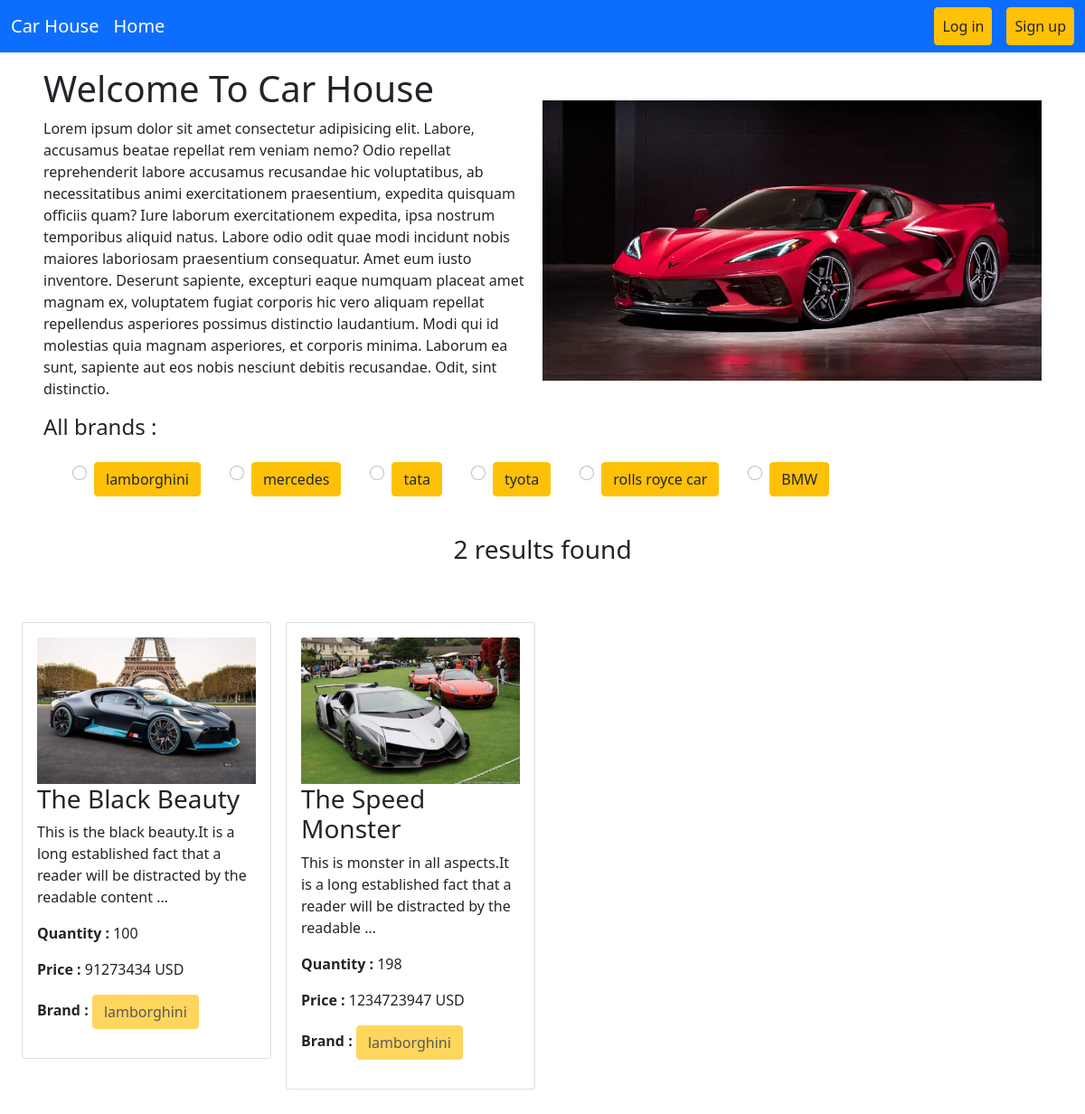
/cars/lamborghini/, run on the app's committed database.
### brands/models.py (models this page shows)
class Brands(models.Model):
    name = models.CharField(max_length=100)
    slug = models.SlugField(max_length=100)
    def __str__(self) -> str:
        return self.name

### cars/models.py (models this page shows, shortened)
class Car(models.Model):
    title = models.CharField(max_length=100)
    description = models.TextField()
    price = models.IntegerField()
    quantity = models.IntegerField(null=True)
    image = models.ImageField(upload_to="uploads/")
    brand = models.ForeignKey(Brands, on_delete=models.CASCADE)

### car_sales_project/views.py (the view)
# urls.py: path('', views.home, name='home'),
def home(request, brand_slug = None):
    cars = Car.objects.all()
    if brand_slug is not None:
        brand = Brands.objects.get(slug = brand_slug)
        cars = Car.objects.filter(brand = brand)
    brands = Brands.objects.all()
    return render(request, './home.html', {'cars':cars, 'brands':brands})

### templates/home.html (shortened to what this page needs)
{% extends "base.html" %}
{% load static %}
{% block content %}
<div class="d-flex flex-wrap px-5 pt-3 align-items-center">
  <div class="col-6">
    <h1>Welcome To Car House</h1>
    <p>
      Lorem ipsum dolor sit amet consectetur adipisicing elit. Labore, accusamus
      beatae repellat rem veniam nemo? Odio repellat reprehenderit labore
      accusamus recusandae hic voluptatibus, ab necessitatibus animi
      exercitationem praesentium, expedita quisquam officiis quam? Iure laborum
      exercitationem expedita, ipsa nostrum temporibus aliquid natus. Labore
      odio odit quae modi incidunt nobis maiores laboriosam praesentium
      consequatur. Amet eum iusto inventore. Deserunt sapiente, excepturi eaque
      numquam placeat amet magnam ex, voluptatem fugiat corporis hic vero
      aliquam repellat repellendus asperiores possimus distinctio laudantium.
      Modi qui id molestias quia magnam asperiores, et corporis minima. Laborum
      ea sunt, sapiente aut eos nobis nesciunt debitis recusandae. Odit, sint
      distinctio.
    </p>
  </div>
  <div class="col-6">
    <img
      src="{% static './images/wallpaper.jpg' %}"
      style="width: 100%; margin: auto"
      alt="Photo"
    />
  </div>
</div>
<h4 class="mx-5">All brands :</h4>
<div class="bg-white mx-5 p-3 d-flex text-center">
  {% for brand in brands %}
  <div class="form-check mx-3">
    <input
      class="form-check-input"
      type="radio"
      name="brand"
      id="{{brand.id}}"
    />
    <label class="form-check-label" for="{{brand.id}}">
      <a
        href="{% url 'brand_wise_filtering' brand.slug %}"
        class="text-decoration-none text-dark btn btn-warning"
        >{{brand.name}}</a
      >
    </label>
  </div>
  {% endfor %}
</div>
<div class="p-3">
  <h3 class="justify-content-center text-center pt-2">
    {{cars|length}} results found
  </h3>
  <div class="d-flex flex-wrap pt-5">
    {% for car in cars %}
    <div class="col-sm-3">
      <div class="card m-2">
        <div class="card-body">
          <img src="{{car.image.url}}" class="card-img-top" alt="Photo" />
          <h3 class="card-title"><a href="{% url 'cardetails' car.id %}" class="text-decoration-none text-dark">{{car.title}}</a></h3>
          <p class="card-text">{{car.description|truncatewords:20}}</p>
          <p class="card-text"><b>Quantity : </b>{{car.quantity}}</p>
          <p class="card-text"><b>Price : </b>{{car.price}} USD</p>
          <p><b>Brand : </b><button class="btn btn-warning" disabled>{{car.brand}}</button></p>
        </div>
      </div>
    </div>
    {% endfor %}
  </div>
</div>
{% endblock content %}

### data on the page
Brands: name "lamborghini"
Brands: name "mercedes"
Brands: name "tata"
Brands: name "tyota"
Brands: name "rolls royce car"
Brands: name "BMW"
Car: image (picture), title "The Black Beauty", description "This is the black beauty.It is a long established fact that a reader will be distracted by the readable content …", quantity "100", price "91273434", brand "lamborghini"
Car: image (picture), title "The Speed Monster", description "This is monster in all aspects.It is a long established fact that a reader will be distracted by the readable …", quantity "198", price "1234723947", brand "lamborghini"

### other printed values
{{ cars|length }} "2"
